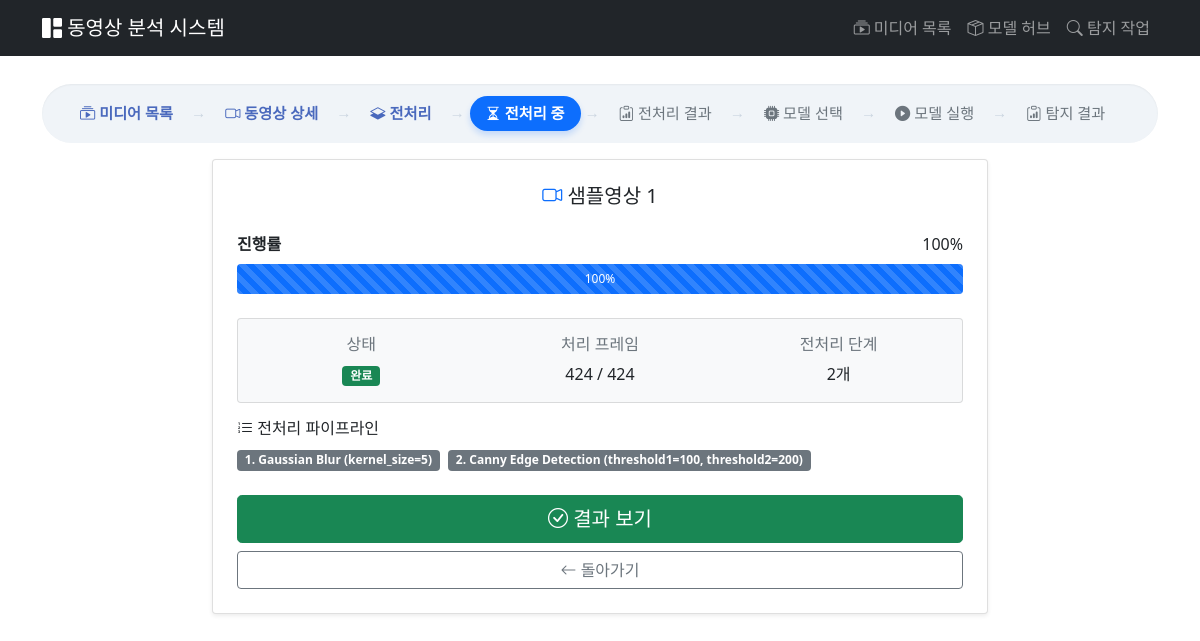
The page /analysis/87/progress/ on the database its author committed.
### videos/models.py (models this page shows, shortened)
class Video(models.Model):
    title = models.CharField(max_length=200, verbose_name='제목')
    description = models.TextField(blank=True, verbose_name='설명')
    file = models.FileField(
        upload_to=video_upload_path,
        verbose_name='동영상 파일'
    )
    thumbnail = models.ImageField(
        upload_to=thumbnail_upload_path,
        blank=True,
        null=True,
        verbose_name='썸네일'
    )
    file_size = models.BigIntegerField(default=0, verbose_name='파일 크기')
    uploaded_at = models.DateTimeField(auto_now_add=True, verbose_name='업로드 시간')
    class Meta:
        verbose_name = '동영상'
        verbose_name_plural = '동영상들'
        ordering = ['-uploaded_at']

### analysis/models.py (models this page shows, shortened)
class Analysis(models.Model):
    STATUS_CHOICES = [
        ('ready', '준비'),
        ('processing', '처리 중'),
        ('completed', '완료'),
        ('failed', '실패'),
    ]
    video = models.ForeignKey(
        Video,
        on_delete=models.CASCADE,
        related_name='analyses',
        null=True,
        blank=True,
        verbose_name='동영상'
    )
    image = models.ForeignKey(
        'videos.Image',
        on_delete=models.CASCADE,
        related_name='analyses',
        null=True,
        blank=True,
        verbose_name='이미지'
    )
    preprocessing_pipeline = models.JSONField(
        default=list,
        blank=True,
        verbose_name='전처리 파이프라인'
    )
    status = models.CharField(
        max_length=20,
        choices=STATUS_CHOICES,
        default='ready',
        verbose_name='상태'
    )
    progress = models.IntegerField(default=0, verbose_name='진행률 (%)')
    current_step = models.CharField(
        max_length=200,
        blank=True,
        default='',
        verbose_name='현재 단계'
    )
    started_at = models.DateTimeField(null=True, blank=True, verbose_name='시작 시간')
    completed_at = models.DateTimeField(null=True, blank=True, verbose_name='완료 시간')
    processed_frames = models.IntegerField(default=0, verbose_name='처리된 프레임')
    total_frames = models.IntegerField(default=0, verbose_name='총 프레임')
    output_video_path = models.CharField(
        max_length=500,
        blank=True,
        verbose_name='출력 파일 경로'
    )
    error_message = models.TextField(blank=True, verbose_name='에러 메시지')
    created_at = models.DateTimeField(auto_now_add=True, verbose_name='생성일')
    updated_at = models.DateTimeField(auto_now=True, verbose_name='수정일')
    class Meta:
        verbose_name = '분석'
        verbose_name_plural = '분석들'
        ordering = ['-created_at']
    def get_media(self):
        if self.video:
            return self.video
        elif self.image:
            return self.image
        else:
            return None
    def get_media_type(self):
        return 'video' if self.video else 'image'
    def get_pipeline_display(self):
        if not self.preprocessing_pipeline:
            return []
        display_names = {
            'harris_corner': 'Harris Corner Detection',
            'gaussian_blur': 'Gaussian Blur',
            'canny_edge': 'Canny Edge Detection',
            'median_blur': 'Median Blur',
            'gray_scale': 'Grayscale',
            'sobel_edge': 'Sobel Edge Detection',
            'threshold': 'Binary Threshold',
            'adaptive_threshold': 'Adaptive Threshold',
            'morphology_open': 'Morphological Opening',
            'morphology_close': 'Morphological Closing',
        }
        result = []
        for step in self.preprocessing_pipeline:
            step_type = step.get('type', '')
            display_name = display_names.get(step_type, step_type)
            params = step.get('params', {})
            if params:
                param_str = ', '.join([f"{k}={v}" for k, v in params.items()])
                display_name = f"{display_name} ({param_str})"
            result.append(display_name)
        return result
    def get_status_display_badge(self):
        status_colors = {
            'ready': 'secondary',
            'processing': 'primary',
            'completed': 'success',
            'failed': 'danger',
        }
        return status_colors.get(self.status, 'secondary')

### analysis/views.py (the view)
# urls.py: path('<int:analysis_id>/progress/', views.AnalysisProgressView.as_view(), name='analysis_progress'),
class AnalysisProgressView(View):
    template_name = 'analysis/progress.html'
    def get(self, request, analysis_id):
        analysis = get_object_or_404(Analysis, id=analysis_id)
        media = analysis.get_media()
        if not media:
            messages.error(request, '미디어를 찾을 수 없습니다.')
            return redirect('media_list')
        context = {
            'analysis': analysis,
            'media': media,
            'media_type': analysis.get_media_type(),
        }
        return render(request, self.template_name, context)

### analysis/templates/analysis/progress.html (shortened to what this page needs)
{% extends 'videos/base.html' %}
{% block breadcrumb_items %}
    <li class="custom-breadcrumb-item ">
        {% if media_type == 'image' %}
        <a href="{% url 'image_detail' media.id %}">
            <i class="bi bi-image"></i> 이미지 상세
        </a>
        {% else %}
        <a href="{% url 'video_detail' media.id %}">
            <i class="bi bi-camera-video"></i> 동영상 상세
        </a>
        {% endif %}
    </li>
    <li class="custom-breadcrumb-item ">
        <a href="{% url 'start_analysis' media.id %}">
            <i class="bi bi-layers-half"></i> 전처리
        </a>
    </li>
    <li class="custom-breadcrumb-item active">
        <a href="#">
            <i class="bi bi-hourglass-split"></i> 전처리 중
        </a>
    </li>
    <li class="custom-breadcrumb-item disabled">
        <span class="text-muted">
            <i class="bi bi-clipboard-data"></i> 전처리 결과
        </span>
    </li>
    <li class="custom-breadcrumb-item disabled">
        <span class="text-muted">
            <i class="bi bi-cpu-fill"></i> 모델 선택
        </span>
    </li>
    <li class="custom-breadcrumb-item disabled">
        <span class="text-muted">
            <i class="bi bi-play-circle-fill"></i> 모델 실행
        </span>
    </li>
    <li class="custom-breadcrumb-item disabled">
        <span class="text-muted">
            <i class="bi bi-clipboard-data"></i> 탐지 결과
        </span>
    </li>
{% endblock %}
{% block content %}
<div class="container" style="max-width: 800px;">
    <div class="card shadow-sm">
        <div class="card-body p-4">
            <div class="text-center mb-4">
                <h5>
                    {% if media_type == 'video' %}
                        <i class="bi bi-camera-video text-primary"></i>
                    {% else %}
                        <i class="bi bi-image text-success"></i>
                    {% endif %}
                    {{ media.title }}
                </h5>
            </div>
            <div class="mb-4">
                <div class="d-flex justify-content-between mb-2">
                    <span><strong>진행률</strong></span>
                    <span id="progressText">{{ analysis.progress }}%</span>
                </div>
                <div class="progress" style="height: 30px;">
                    <div id="progressBar"
                         class="progress-bar progress-bar-striped progress-bar-animated"
                         role="progressbar"
                         style="width: {{ analysis.progress }}%"
                         aria-valuenow="{{ analysis.progress }}"
                         aria-valuemin="0"
                         aria-valuemax="100">
                        <span id="progressPercent">{{ analysis.progress }}%</span>
                    </div>
                </div>
            </div>
            <div class="card bg-light mb-3">
                <div class="card-body">
                    <div class="row text-center">
                        <div class="col-md-4">
                            <h6 class="text-muted">상태</h6>
                            <span class="badge bg-{{ analysis.get_status_display_badge }}" id="statusBadge">
                                {{ analysis.get_status_display }}
                            </span>
                        </div>
                        {% if media_type == 'video' %}
                        <div class="col-md-4">
                            <h6 class="text-muted">처리 프레임</h6>
                            <p class="mb-0">
                                <span id="processedFrames">{{ analysis.processed_frames }}</span> /
                                <span id="totalFrames">{{ analysis.total_frames }}</span>
                            </p>
                        </div>
                        {% endif %}
                        <div class="col-md-4">
                            <h6 class="text-muted">전처리 단계</h6>
                            <p class="mb-0">{{ analysis.preprocessing_pipeline|length }}개</p>
                        </div>
                    </div>
                </div>
            </div>
            <div class="mb-3">
                <h6><i class="bi bi-list-ol"></i> 전처리 파이프라인</h6>
                <div>
                    {% if analysis.get_pipeline_display %}
                        {% for step in analysis.get_pipeline_display %}
                            <span class="badge bg-secondary me-1">{{ forloop.counter }}. {{ step }}</span>
                        {% endfor %}
                    {% else %}
                        <span class="text-muted">전처리 없음</span>
                    {% endif %}
                </div>
            </div>
            <div class="d-grid gap-2 mt-4">
                <button id="completeBtn" class="btn btn-success btn-lg"
                        {% if analysis.status != 'completed' %}disabled{% endif %}>
                    <i class="bi bi-check-circle"></i> 결과 보기
                </button>
                {% if media_type == 'video' %}
                    <a href="{% url 'video_detail' media.pk %}" class="btn btn-outline-secondary">
                        <i class="bi bi-arrow-left"></i> 돌아가기
                    </a>
                {% else %}
                    <a href="{% url 'image_detail' media.pk %}" class="btn btn-outline-secondary">
                        <i class="bi bi-arrow-left"></i> 돌아가기
                    </a>
                {% endif %}
            </div>
        </div>
    </div>
</div>
{% endblock %}

### videos/templates/videos/base.html (style rules this page uses)
body { padding-top: 60px; }
.custom-breadcrumb-item { display: inline-flex; align-items: center; font-size: 0.95rem; }
.custom-breadcrumb-item:not(.active):not(.disabled) a { color: #4a69bd; font-weight: 600; text-decoration: none; padding: 6px 14px; border-radius: 20px; transition: all 0.3s ease; }
.custom-breadcrumb-item.active a { color: #ffffff !important; background-color: #0d6efd; font-weight: 700; padding: 6px 16px; border-radius: 20px; box-shadow: 0 4px 6px rgba(13, 110, 253, 0.2); text-decoration: none; }
.custom-breadcrumb-item.disabled span { color: #a0aec0; padding: 6px 14px; }
.custom-breadcrumb-item:not(:last-child)::after { content: '→'; font-family: serif; margin-left: 4px; color: #cbd5e0; font-weight: normal; }

### rows shown on the page
Video: title "샘플영상 1"
Analysis: progress "100", status "완료", processed_frames "424", total_frames "424", preprocessing_pipeline|length "2"

### other values the page prints
{{ step }} "Gaussian Blur (kernel_size=5)" "Canny Edge Detection (threshold1=100, threshold2=200)"
